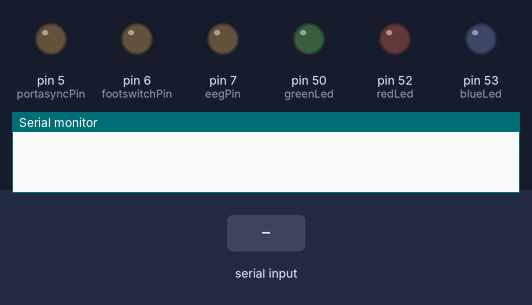
The sketch below on a simulated Arduino Mega 2560, built with avr-gcc and run on an emulated ATmega2560. Parts: output pins drawn as LEDs (lit = HIGH), the last lines printed to the serial monitor. The inputs (shaded band) are chosen by the test bench.

Above: at 1.2 s.
1.3 s: "0" received over Serial
At 1.41 s:
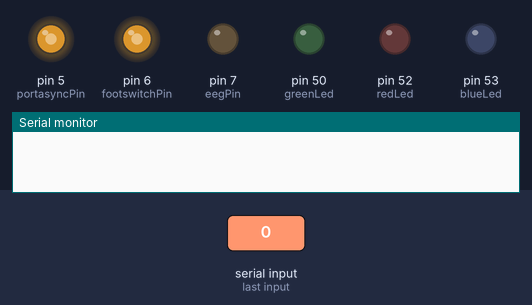
3.0 s: "C" received over Serial
At 4.0 s:
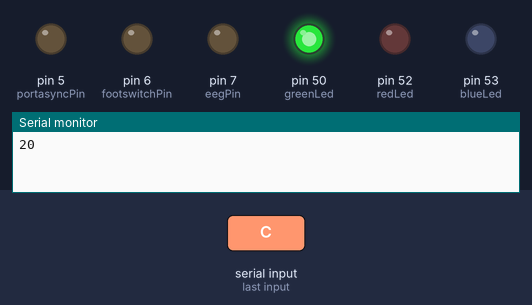
4.5 s: "0" received over Serial
At 4.61 s:
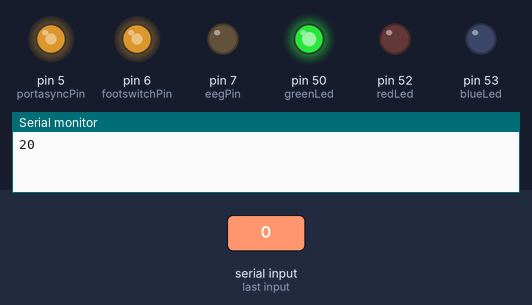
6.2 s: "U" received over Serial
At 6.5 s:
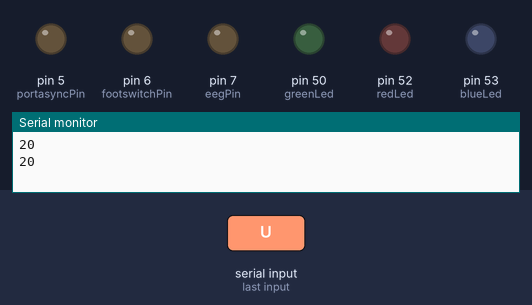
Timing chart, 0 to 8.7 s (numbered marks = the images above; inputs shaded):
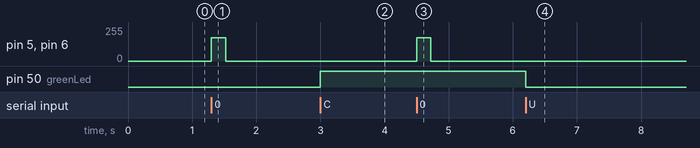

The sketch:

Trigger.ino
```cpp
//Constant variables
const int portasyncPin = 5; //Number of portasync pin
const int footswitchPin = 6; //Number of footswitch trigger pin
const int eegPin = 7; //Number of EEG pin
const int redLed = 52; //Number of red LED pin
const int greenLed = 50; //Number of blue LED pin
const int blueLed = 53; //Number of green LED pin
int currentMicros; //Variable 1 for how long program has been running
int currentMicros1; //Variable 2 for how long program has been running
String timer; //Variable to store a timer

void setup() {
 pinMode(redLed, OUTPUT); //Define led as output
 pinMode(greenLed, OUTPUT); //Define led as output
 pinMode(blueLed, OUTPUT); //Define led as output
 pinMode(portasyncPin, OUTPUT); //Define portasync as output
 pinMode(footswitchPin, OUTPUT); //Define footswitch as output
 pinMode(eegPin, OUTPUT); //Define EEG as output
 Serial.begin(9600); //Starts serial connection and sets speed to 9600 bps
}

void loop() {

      char inputTrigger; //Variable for input trigger

      if (Serial.available() > 0) { //Sends data only when data is available
        inputTrigger = Serial.read(); //Read from the seral port
        currentMicros = micros(); //Get time 1
        if (inputTrigger == 'C') { //If serial port is successfully connected, turn on green led
          digitalWrite(greenLed, HIGH);
        }
        if (inputTrigger == 'U') { //If serial port is successfully unconnected, turn off green led
          digitalWrite(greenLed, LOW);
        }
        if (inputTrigger == '0') { //If a trigger is received
            analogWrite(portasyncPin, 175); //Sends pwm signal of 175 to portasync
            analogWrite(footswitchPin,175); //Sends pwm signal of 175 to footswitch
            currentMicros1 = micros(); //Get time 2
            delay(220); //Waits 220 ms
            analogWrite(footswitchPin,0); //Sends pwm signal of 0 to footswitch
            analogWrite(portasyncPin, 0); //Sends pwm signal of 0 to portasync
            timer = String(currentMicros1-currentMicros); //Calculate time between time 1 and time 2
            Serial.println(timer); //Printer the timer to the serial port
        }
      }
}
```

Measured:
- after the input at 1.3 s, pin 5 (portasyncPin), pin 6 (footswitchPin): 0/255 → 175/255 at once, → 0/255 0.22 s later
- after the input at 3.0 s, pin 50 (greenLed): LOW → HIGH at once
- after the input at 4.5 s, pin 5 (portasyncPin), pin 6 (footswitchPin): 0/255 → 175/255 at once, → 0/255 0.22 s later
- after the input at 6.2 s, pin 50 (greenLed): HIGH → LOW at once
